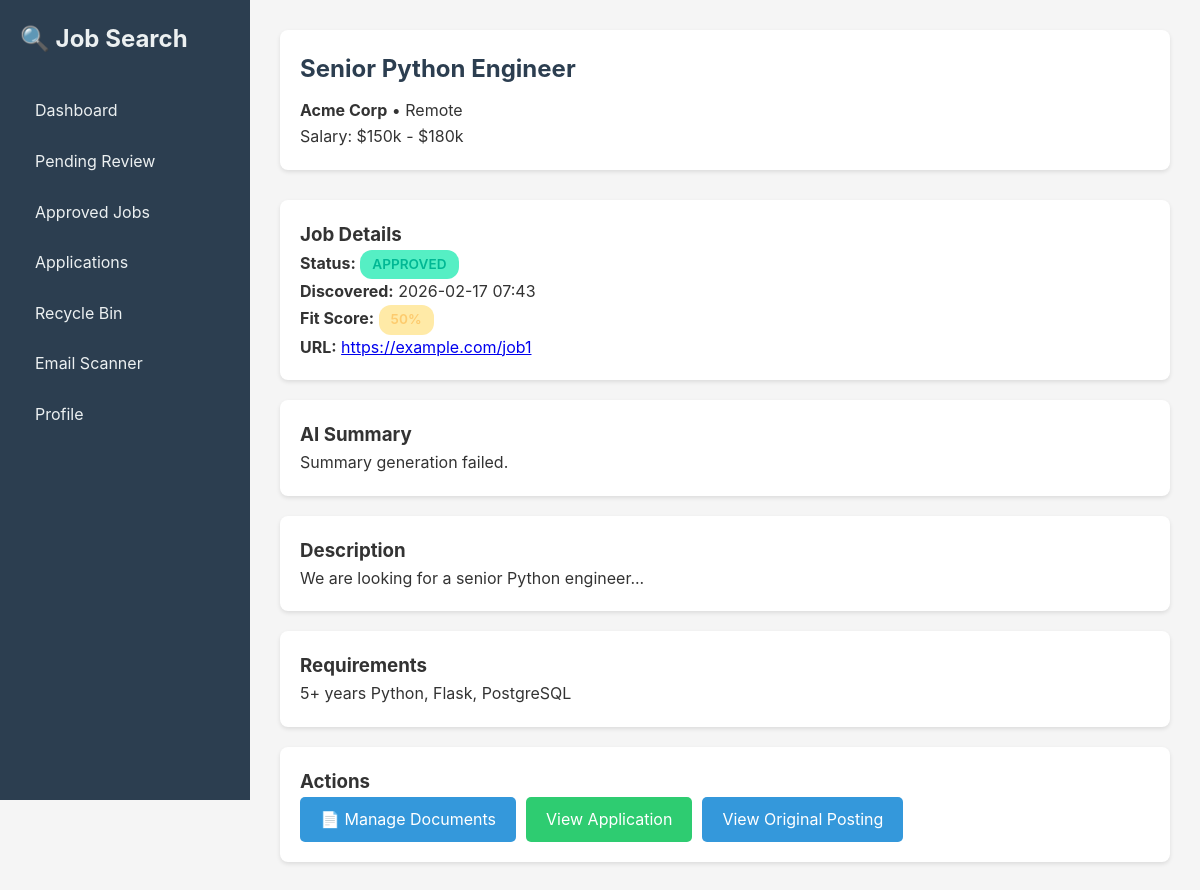
Screenshot of /jobs/1 with the database file from the repository.
### persistence/models.py (models this page shows)
class JobPosting(db.Model):
    __tablename__ = 'job_posting'
    id: Mapped[int] = mapped_column(Integer, primary_key=True)
    external_id: Mapped[str] = mapped_column(String(255), unique=True, nullable=False, index=True)
    title: Mapped[str] = mapped_column(String(500), nullable=False)
    company: Mapped[str] = mapped_column(String(255), nullable=False)
    location: Mapped[Optional[str]] = mapped_column(String(255), nullable=True)
    salary: Mapped[Optional[str]] = mapped_column(String(255), nullable=True)
    url: Mapped[str] = mapped_column(String(1000), nullable=False)
    description: Mapped[Optional[str]] = mapped_column(Text, nullable=True)
    requirements: Mapped[Optional[str]] = mapped_column(Text, nullable=True)
    summary: Mapped[Optional[str]] = mapped_column(Text, nullable=True)
    fit_score: Mapped[Optional[float]] = mapped_column(Float, nullable=True)
    status: Mapped[JobStatus] = mapped_column(
        SQLEnum(JobStatus, native_enum=False),
        default=JobStatus.PENDING_REVIEW,
        nullable=False,
        index=True
    )
    discovered_at: Mapped[datetime] = mapped_column(DateTime, default=lambda: datetime.now(timezone.utc))
    reviewed_at: Mapped[Optional[datetime]] = mapped_column(DateTime, nullable=True)
    moved_to_recycle_at: Mapped[Optional[datetime]] = mapped_column(DateTime, nullable=True)
    application: Mapped[Optional["Application"]] = relationship("Application", back_populates="job", uselist=False)
    documents: Mapped[list["Document"]] = relationship("Document", back_populates="job")

### blueprints/jobs.py (the view)
@bp.route('/<int:job_id>')
def detail(job_id: int):
    job = db.session.get(JobPosting, job_id)
    if not job:
        flash('Job not found', 'error')
        return redirect(url_for('dashboard.index'))
    return render_template('jobs/detail.html', job=job)

### templates/jobs/detail.html (shortened to what this page needs)
{% extends "base.html" %}
{% block content %}
<div class="header">
    <h2>{{ job.title }}</h2>
    <p><strong>{{ job.company }}</strong> • {{ job.location or 'Location not specified' }}</p>
    {% if job.salary %}<p>Salary: {{ job.salary }}</p>{% endif %}
</div>
<div class="card">
    <h3>Job Details</h3>
    <p><strong>Status:</strong> <span class="badge badge-{{ job.status.value.lower() }}">{{ job.status.value }}</span></p>
    <p><strong>Discovered:</strong> {{ job.discovered_at.strftime('%Y-%m-%d %H:%M') }}</p>
    {% if job.fit_score %}
    <p><strong>Fit Score:</strong>
        {% if job.fit_score >= 0.7 %}
            <span class="badge badge-high">{{ "%.0f"|format(job.fit_score * 100) }}%</span>
        {% elif job.fit_score >= 0.5 %}
            <span class="badge badge-medium">{{ "%.0f"|format(job.fit_score * 100) }}%</span>
        {% else %}
            <span class="badge badge-low">{{ "%.0f"|format(job.fit_score * 100) }}%</span>
        {% endif %}
    </p>
    {% endif %}
    <p><strong>URL:</strong> <a href="{{ job.url }}" target="_blank">{{ job.url }}</a></p>
</div>
{% if job.summary %}
<div class="card">
    <h3>AI Summary</h3>
    <p>{{ job.summary }}</p>
</div>
{% endif %}
{% if job.description %}
<div class="card">
    <h3>Description</h3>
    <p style="white-space: pre-wrap;">{{ job.description }}</p>
</div>
{% endif %}
{% if job.requirements %}
<div class="card">
    <h3>Requirements</h3>
    <p style="white-space: pre-wrap;">{{ job.requirements }}</p>
</div>
{% endif %}
<div class="card">
    <h3>Actions</h3>
    <div style="display: flex; gap: 10px; flex-wrap: wrap;">
        {% if job.status.value == 'PENDING_REVIEW' %}
            <form method="POST" action="{{ url_for('jobs.approve', job_id=job.id) }}">
                <button type="submit" class="btn btn-success">✓ Approve</button>
            </form>
            <form method="POST" action="{{ url_for('jobs.deny', job_id=job.id) }}">
                <button type="submit" class="btn btn-secondary">✗ Deny</button>
            </form>
        {% elif job.status.value == 'APPROVED' %}
            <a href="{{ url_for('documents.list_documents', job_id=job.id) }}" class="btn btn-primary">📄 Manage Documents</a>
            {% if job.application %}
                <a href="{{ url_for('applications.detail', app_id=job.application.id) }}" class="btn btn-success">View Application</a>
            {% endif %}
        {% endif %}
        <a href="{{ job.url }}" target="_blank" class="btn btn-primary">View Original Posting</a>
    </div>
</div>
{% endblock %}

### templates/base.html (style rules this page uses)
* { margin: 0; padding: 0; box-sizing: border-box; }
body { font-family: -apple-system, BlinkMacSystemFont, "Segoe UI", Roboto, "Helvetica Neue", Arial, sans-serif; line-height: 1.6; color: #333; background: #f5f5f5; }
.header { background: white; padding: 20px; border-radius: 8px; margin-bottom: 30px; box-shadow: 0 2px 4px rgba(0,0,0,0.1); }
.header h2 { color: #2c3e50; margin-bottom: 10px; }
.card { background: white; border-radius: 8px; padding: 20px; margin-bottom: 20px; box-shadow: 0 2px 4px rgba(0,0,0,0.1); }
.badge { display: inline-block; padding: 4px 12px; border-radius: 12px; font-size: 0.85em; font-weight: 600; }
.badge-approved { background: #55efc4; color: #00b894; }
.badge-medium { background: #ffeaa7; color: #fdcb6e; }
.btn { display: inline-block; padding: 10px 20px; border: none; border-radius: 5px; cursor: pointer; text-decoration: none; font-size: 1em; transition: opacity 0.2s; }
.btn-primary { background: #3498db; color: white; }
.btn-success { background: #2ecc71; color: white; }

### rows the page displays
JobPosting: title "Senior Python Engineer", company "Acme Corp", location "Remote", salary "$150k - $180k", status.value "APPROVED", discovered_at "2026-02-17 07:43", job.fit_score*100 "50", url "https://example.com/job1", summary "Summary generation failed.", description "We are looking for a senior Python engineer...", requirements "5+ years Python, Flask, PostgreSQL"
